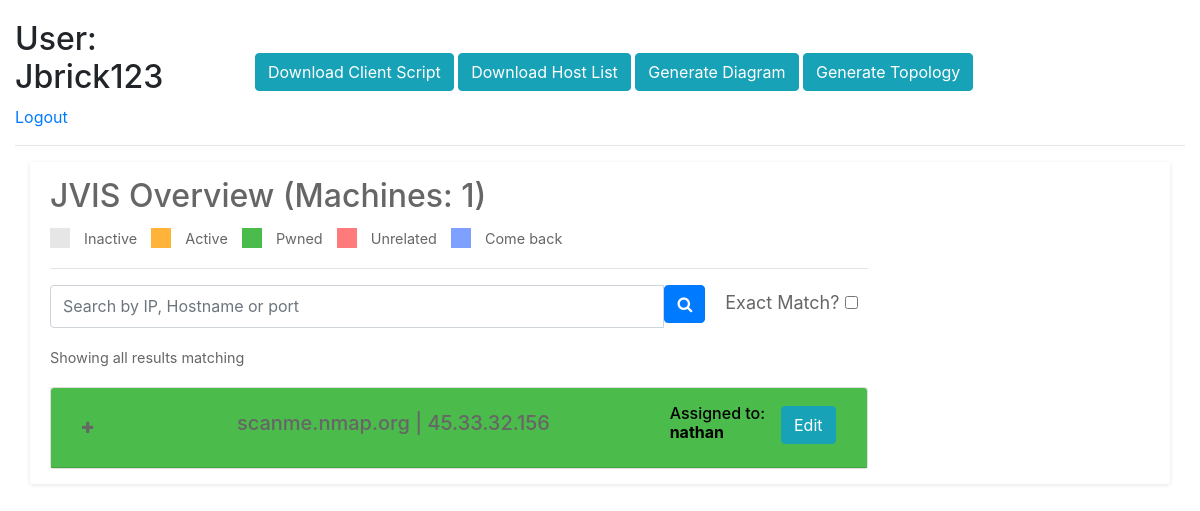
The app's page / (signed in), older data.
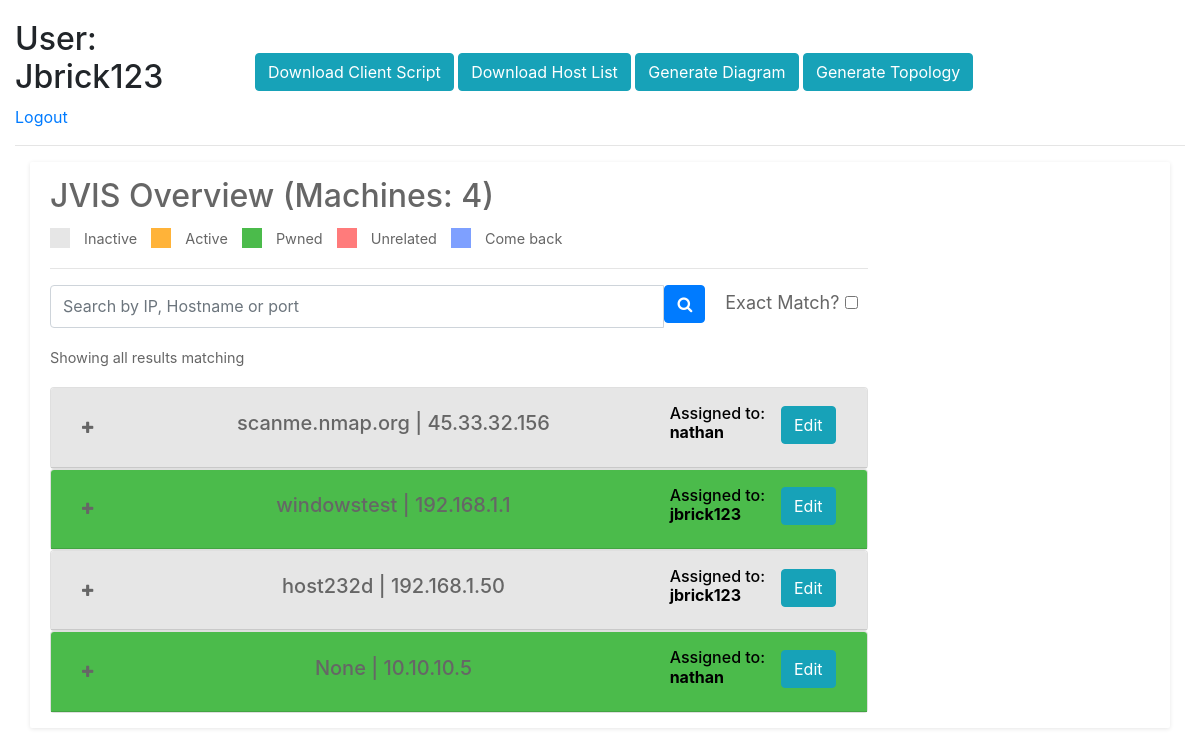
The same page, newer data.
### base/models.py (models this page shows, shortened)
class Box(models.Model):
    __original_ip = None
    __original_hostname = None
    __original_state = None
    user = models.ForeignKey(User, on_delete=models.CASCADE, null=True, blank=True)
    ip = models.GenericIPAddressField(null=False,blank=False)
    hostname = models.CharField(max_length=200, null=True, blank=True)
    state = models.CharField(max_length=200, null=True, blank=True)
    comments = models.TextField(null=True, blank=True)
    active = models.BooleanField(default=False)
    pwned = models.BooleanField(default=False)
    unrelated = models.BooleanField(default=False)
    comeback = models.BooleanField("Come back to this box", default=False)
    os = models.CharField(max_length=200, null=True, blank=True)
    new = models.BooleanField(default=True)
    updated = models.BooleanField(default=False)
    cidr = models.CharField(max_length=200, default="/24",null=True, blank=True)
    orderedip = models.BigIntegerField(null=True, blank=True, default=0)
    def __init__(self, *args, **kwargs):
        super().__init__(*args, **kwargs)
        self.__original_ip = self.ip
        self.__original_hostname = self.hostname
        self.__original_state = self.state
    class Meta:
        ordering = ['orderedip']

### base/views.py (the view, shortened to what this page needs)
# urls.py: path('', Boxes.as_view(), name="boxes"),
class Boxes(LoginRequiredMixin, ListView):
    model = Box
    context_object_name = 'boxes'
    def get_context_data(self, **kwargs):
        context = super().get_context_data(**kwargs)
        search_input = self.request.GET.get('search') or ''
        context['count'] = context['boxes'].count()
        return context

### base/templates/base/box_list.html (shortened to what this page needs)
{% extends 'base/main.html' %}
{% block content %}
{%load static%}
<div class="header row">
    <div class="col-md-3">
        <h2>User: {{request.user|title}}</h2>
    {% if request.user.is_authenticated %}
    <a href="{% url 'logout' %}">Logout</a>
    {% else %}
    <a href="{% url 'login' %}">Login</a>
    {% endif %}
    </div>
    <div class="col" style="float:right;margin:auto;">
        <a href ="{% static 'client.py' %}" download="client.py"><input class="btn btn-info" type="submit" value="Download Client Script"></a>
        <form method="post" style="margin:0;padding:0;display:inline">
        <input class="btn btn-info" name="run_hostlist" type="submit" value="Download Host List">
        <form method="post" style="margin:0;padding:0;display:inline">
        <input class="btn btn-info" name="run_diagram" type="submit" value="Generate Diagram">
        </form>
        <form method="post" style="margin:0;padding:0;display:inline">
        <input class="btn btn-info" name="run_topology" type="submit" value="Generate Topology">
        </form>
    </div>
</div>
<hr>
<div class="container">
<div class="row">
  <div class="col-md-12">
    <div class="grid search">
      <div class="grid-body">
        <div class="row">
          <div class="col-md-9">
            <h2 id="counter">JVIS Overview (Machines: {{count}})</h2>
            <dl>
                <dt class="dtinactive"></dt>
                <dd>Inactive</dd>
                <dt class="dtactive"></dt>
                <dd>Active</dd>
                <dt class="dtpwned"></dt>
                <dd>Pwned</dd>
                <dt class="dtunrelated"></dt>
                <dd>Unrelated</dd>
                <dt class="dtcome"></dt>
                <dd>Come back</dd>
            </dl>
            <hr>
            <div class="input-group">
                <form method="GET" class="input-group mb-3">
                    <input type="text" class="form-control" value="{{search_input}}" method="GET" name="search" placeholder="Search by IP, Hostname or port">
                    <span class="input-group-btn">
                        <button class="btn btn-primary" type="submit"><i class="fa fa-search"></i></button>
                    </span>
                    <div style="margin:auto;padding-left:20px;padding-right:10px;font-size:18px;">
                        <label for="exactmatch">Exact Match?</label>
                        <input type="checkbox" id="exactmatch" name="exactmatch" value="exactmatch">
                    </div>
                </form>
            </div>
            <p>Showing all results matching {{search_input}}</p>
            <div id="accordion">
                {% for box in boxes%}
                <div class="card">
                    <div class="card-header row p-3" id="heading{{box.id}}" style="margin:0;padding:0;cursor: pointer;" data-toggle="collapse" data-target="#collapse{{box.id}}" aria-expanded="false" aria-controls="collapse{{box.id}}" aria-label="Close">
                        <div class="col-md-1" style="margin:auto;">
                                <i class="fa fa-plus"></i>
                        </div>
                        <div class="col" style="margin:auto;">
                            <h5 style="text-shadow:none;text-align:center;">{{box.hostname}} | {{box.ip}}</h5>
                        </div>
                        <div class="col-md-2" style="margin:auto;">
                            <h6 class="float-right" style="color:black;">Assigned to: <b id="assignee" style="font-size:14; ">{{box.user}}</b></h6>
                        </div>
                        <div class="col-md-1" style="margin:auto;">
                            <a class="abut float-right" href="{% url 'box-update' box.id %}"><button type="button" class="btn btn-info" onClick="event.stopPropagation();">Edit</button></a>
                        </div>
                    </div>
                </div>
                {% empty %}
                <h3>No Boxes yet</h3>
                {% endfor %}
            </div>
          </div>
        </div>
      </div>
    </div>
  </div>
</div>
</div>
{%endblock content%}

### base/templates/base/main.html (shortened to what this page needs)
{%load static%}
<!DOCTYPE html>
<html>
    <head>
        <link rel="stylesheet" type="text/css" href="{% static 'css/main.css' %}">
        <link href="https://maxcdn.bootstrapcdn.com/font-awesome/4.3.0/css/font-awesome.min.css" rel="stylesheet">
        <link rel="stylesheet" href="https://maxcdn.bootstrapcdn.com/bootstrap/4.0.0/css/bootstrap.min.css">
    </head>
    <body>
        <div class="container">
            {% block content %}
            {% endblock content %}
        </div>
    </body>
</html>

### static/css/main.css (style rules this page uses)
body { margin-top:20px !important; background:#eee; }
.btn { margin-bottom: 5px; }
.container { max-width:2000px !important; }
.grid { position: relative; width: 100%; background: #fff; color: #666666; border-radius: 2px; margin-bottom: 25px; box-shadow: 0px 1px 4px rgba(0, 0, 0, 0.1); }
.grid .grid-body { padding: 15px 20px 15px 20px; font-size: 0.9em; line-height: 1.9em; }
.col-md-3 { max-width:20% !important; }
.abut { color:white; text-decoration:none; }

### base/templates/base/box_list.html (style rules this page uses)
dl dt { display: inline-block; width: 20px; height: 20px; vertical-align: middle; }
dl dd { display: inline-block; margin: 0px 10px; padding-bottom: 0; vertical-align: middle; }
dl dt.dtactive { background: #ffb339; }
dl dt.dtpwned { background: #4bbb4b; }
dl dt.dtunrelated { background: #ff7b7b ; }
dl dt.dtcome { background: #7ea0ff; }
dl dt.dtinactive { background: rgb(230, 230, 230); }

Row changes from the older to the newer data that the page shows:
added Box: hostname "windowstest", ip "192.168.1.1", user "jbrick123"
added Box: hostname "host232d", ip "192.168.1.50", user "jbrick123"
added Box: hostname "None", ip "10.10.10.5", user "nathan"
Text that changed along with them:
{{ count }}: "1" → "4"
